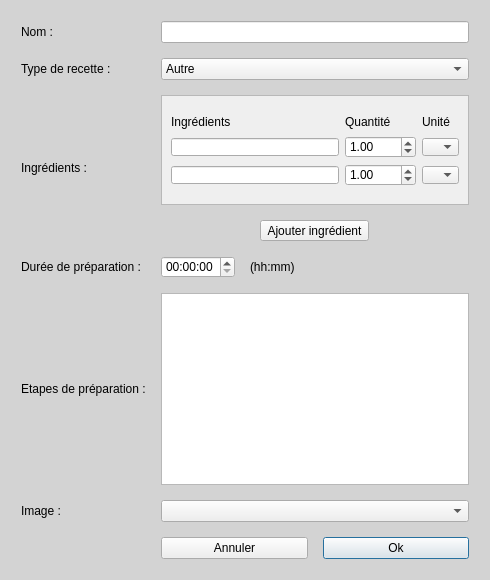
<?xml version="1.0" encoding="UTF-8"?>
<ui version="4.0">
 <class>FenetreAjoutRecette</class>
 <widget class="QDialog" name="FenetreAjoutRecette">
  <property name="geometry">
   <rect>
    <x>0</x>
    <y>0</y>
    <width>490</width>
    <height>580</height>
   </rect>
  </property>
  <property name="windowTitle">
   <string>Dialog</string>
  </property>
  <property name="styleSheet">
   <string notr="true">QDialog
{
	background-color: lightgray;
}

QWidget#scrollAreaWidgetContents_2
{
	padding-top : 5px;
}</string>
  </property>
  <layout class="QGridLayout" name="gridLayout_2">
   <item row="0" column="0">
    <layout class="QGridLayout" name="gridLayout">
     <property name="leftMargin">
      <number>10</number>
     </property>
     <property name="topMargin">
      <number>10</number>
     </property>
     <property name="rightMargin">
      <number>10</number>
     </property>
     <property name="bottomMargin">
      <number>10</number>
     </property>
     <property name="spacing">
      <number>15</number>
     </property>
     <item row="3" column="1">
      <widget class="QLabel" name="label4">
       <property name="text">
        <string>Durée de préparation :</string>
       </property>
      </widget>
     </item>
     <item row="2" column="2">
      <layout class="QVBoxLayout" name="verticalLayout_5">
       <item>
        <widget class="QScrollArea" name="scrollIngredients">
         <property name="styleSheet">
          <string notr="true">padding : 0px;</string>
         </property>
         <property name="horizontalScrollBarPolicy">
          <enum>Qt::ScrollBarAlwaysOff</enum>
         </property>
         <property name="widgetResizable">
          <bool>true</bool>
         </property>
         <widget class="QWidget" name="tableIngredients">
          <property name="geometry">
           <rect>
            <x>0</x>
            <y>0</y>
            <width>319</width>
            <height>115</height>
           </rect>
          </property>
          <layout class="QGridLayout" name="gridLayout_4">
           <item row="0" column="0">
            <layout class="QGridLayout" name="grilleIngredients">
             <item row="1" column="1">
              <widget class="QDoubleSpinBox" name="sb_ing1">
               <property name="minimum">
                <double>0.010000000000000</double>
               </property>
               <property name="maximum">
                <double>5000.000000000000000</double>
               </property>
               <property name="value">
                <double>1.000000000000000</double>
               </property>
              </widget>
             </item>
             <item row="1" column="2">
              <widget class="QComboBox" name="cb_ing1">
               <item>
                <property name="text">
                 <string/>
                </property>
               </item>
               <item>
                <property name="text">
                 <string>mL</string>
                </property>
               </item>
               <item>
                <property name="text">
                 <string>cL</string>
                </property>
               </item>
               <item>
                <property name="text">
                 <string>L</string>
                </property>
               </item>
               <item>
                <property name="text">
                 <string>g</string>
                </property>
               </item>
               <item>
                <property name="text">
                 <string>kg</string>
                </property>
               </item>
              </widget>
             </item>
             <item row="0" column="0">
              <widget class="QLabel" name="label_7">
               <property name="maximumSize">
                <size>
                 <width>16777215</width>
                 <height>25</height>
                </size>
               </property>
               <property name="text">
                <string>Ingrédients</string>
               </property>
              </widget>
             </item>
             <item row="0" column="2">
              <widget class="QLabel" name="label_9">
               <property name="text">
                <string>Unité</string>
               </property>
              </widget>
             </item>
             <item row="0" column="1">
              <widget class="QLabel" name="label_8">
               <property name="text">
                <string>Quantité</string>
               </property>
              </widget>
             </item>
             <item row="1" column="0">
              <widget class="QLineEdit" name="le_ing1"/>
             </item>
             <item row="2" column="2">
              <widget class="QComboBox" name="cb_ing2">
               <item>
                <property name="text">
                 <string/>
                </property>
               </item>
               <item>
                <property name="text">
                 <string>mL</string>
                </property>
               </item>
               <item>
                <property name="text">
                 <string>cL</string>
                </property>
               </item>
               <item>
                <property name="text">
                 <string>L</string>
                </property>
               </item>
               <item>
                <property name="text">
                 <string>g</string>
                </property>
               </item>
               <item>
                <property name="text">
                 <string>kg</string>
                </property>
               </item>
              </widget>
             </item>
             <item row="2" column="0">
              <widget class="QLineEdit" name="le_ing2"/>
             </item>
             <item row="2" column="1">
              <widget class="QDoubleSpinBox" name="sb_ing2">
               <property name="minimum">
                <double>0.010000000000000</double>
               </property>
               <property name="maximum">
                <double>5000.000000000000000</double>
               </property>
               <property name="value">
                <double>1.000000000000000</double>
               </property>
              </widget>
             </item>
            </layout>
           </item>
          </layout>
         </widget>
        </widget>
       </item>
       <item>
        <layout class="QHBoxLayout" name="horizontalLayout">
         <item>
          <widget class="QToolButton" name="tbAjouterIng">
           <property name="text">
            <string>Ajouter ingrédient</string>
           </property>
          </widget>
         </item>
        </layout>
       </item>
      </layout>
     </item>
     <item row="2" column="1">
      <widget class="QLabel" name="label3">
       <property name="text">
        <string>Ingrédients :</string>
       </property>
      </widget>
     </item>
     <item row="9" column="2">
      <layout class="QHBoxLayout" name="horizontalLayout_3">
       <item>
        <widget class="QPushButton" name="cancelButton">
         <property name="text">
          <string>Annuler</string>
         </property>
         <property name="autoDefault">
          <bool>false</bool>
         </property>
        </widget>
       </item>
       <item>
        <widget class="QPushButton" name="okButton">
         <property name="text">
          <string>Ok</string>
         </property>
         <property name="default">
          <bool>true</bool>
         </property>
        </widget>
       </item>
      </layout>
     </item>
     <item row="1" column="1">
      <widget class="QLabel" name="label2">
       <property name="text">
        <string>Type de recette :</string>
       </property>
      </widget>
     </item>
     <item row="7" column="2">
      <widget class="QComboBox" name="cb_image"/>
     </item>
     <item row="6" column="2">
      <widget class="QTextEdit" name="te_etapes">
       <property name="sizePolicy">
        <sizepolicy hsizetype="Expanding" vsizetype="Fixed">
         <horstretch>0</horstretch>
         <verstretch>0</verstretch>
        </sizepolicy>
       </property>
       <property name="maximumSize">
        <size>
         <width>16777215</width>
         <height>200</height>
        </size>
       </property>
      </widget>
     </item>
     <item row="0" column="1">
      <widget class="QLabel" name="label1">
       <property name="text">
        <string>Nom :</string>
       </property>
      </widget>
     </item>
     <item row="6" column="1">
      <widget class="QLabel" name="label5">
       <property name="text">
        <string>Etapes de préparation :</string>
       </property>
      </widget>
     </item>
     <item row="0" column="2">
      <widget class="QLineEdit" name="le_nom"/>
     </item>
     <item row="1" column="2">
      <widget class="QComboBox" name="cb_type">
       <item>
        <property name="text">
         <string>Autre</string>
        </property>
       </item>
       <item>
        <property name="text">
         <string>Entrée</string>
        </property>
       </item>
       <item>
        <property name="text">
         <string>Plat</string>
        </property>
       </item>
       <item>
        <property name="text">
         <string>Dessert</string>
        </property>
       </item>
      </widget>
     </item>
     <item row="7" column="1">
      <widget class="QLabel" name="label6">
       <property name="text">
        <string>Image :</string>
       </property>
      </widget>
     </item>
     <item row="3" column="2">
      <layout class="QHBoxLayout" name="horizontalLayout_2">
       <item>
        <widget class="QTimeEdit" name="te_duree">
         <property name="sizePolicy">
          <sizepolicy hsizetype="Minimum" vsizetype="Minimum">
           <horstretch>0</horstretch>
           <verstretch>0</verstretch>
          </sizepolicy>
         </property>
        </widget>
       </item>
       <item>
        <widget class="QLabel" name="label_10">
         <property name="text">
          <string>(hh:mm)</string>
         </property>
        </widget>
       </item>
       <item>
        <spacer name="horizontalSpacer">
         <property name="orientation">
          <enum>Qt::Horizontal</enum>
         </property>
         <property name="sizeHint" stdset="0">
          <size>
           <width>40</width>
           <height>20</height>
          </size>
         </property>
        </spacer>
       </item>
      </layout>
     </item>
    </layout>
   </item>
  </layout>
 </widget>
 <tabstops>
  <tabstop>le_nom</tabstop>
  <tabstop>cb_type</tabstop>
  <tabstop>scrollIngredients</tabstop>
  <tabstop>le_ing1</tabstop>
  <tabstop>sb_ing1</tabstop>
  <tabstop>cb_ing1</tabstop>
  <tabstop>le_ing2</tabstop>
  <tabstop>sb_ing2</tabstop>
  <tabstop>cb_ing2</tabstop>
  <tabstop>tbAjouterIng</tabstop>
  <tabstop>te_etapes</tabstop>
  <tabstop>cb_image</tabstop>
  <tabstop>cancelButton</tabstop>
  <tabstop>okButton</tabstop>
 </tabstops>
 <resources/>
 <connections/>
</ui>
